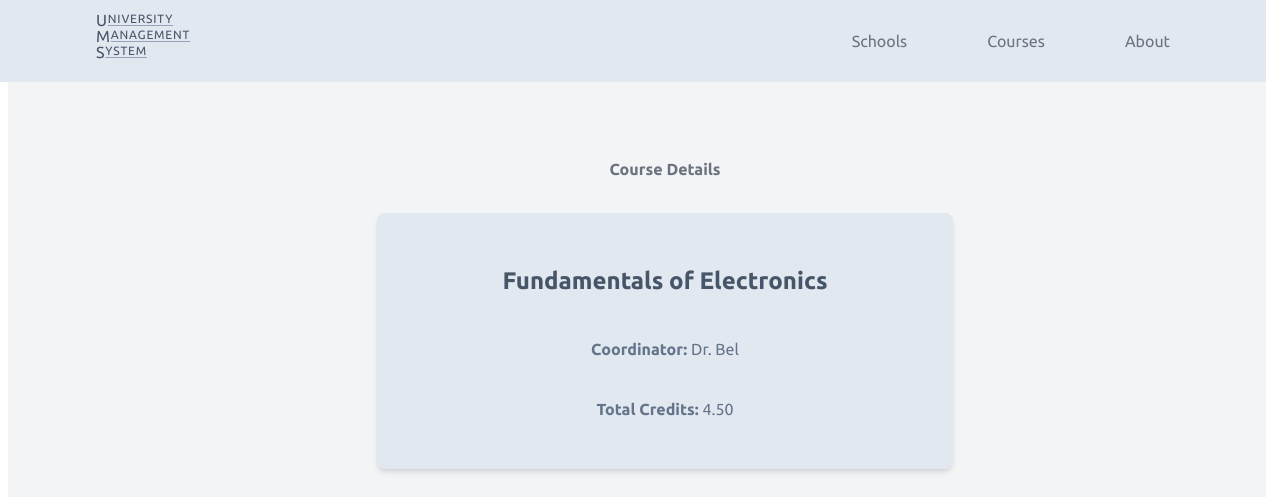
/courses/1, run on the app's committed database.
### courses/models.py (models this page shows)
class Course(models.Model):
    name = models.CharField(max_length=255)
    coordinator = models.CharField(max_length=255)
    total_credits = models.DecimalField(max_digits=6, decimal_places=3)
    school = models.ForeignKey(School, on_delete=models.CASCADE, related_name='courses')

### courses/views.py (the view)
# urls.py: path('<int:id>', views.show, name='courses.show'),
def show(request, id):
    course = get_object_or_404(Course, id=id)
    context = {
        "course": course,
    }
    return render(request, 'courses/show.html', context)

### courses/templates/courses/show.html
{% extends 'common/base.html' %}
{% block content %}
    <div class="content-root">
        <div class="content-container">
            <h4>Course Details</h4>
            <section class="details-card">
                <h2 class="details-card-title">{{ course.name }}</h2>
                <p class="details-card-subtitle"><b>Coordinator:</b> {{ course.coordinator }}</p>
                <p class="details-card-subtitle"><b>Total Credits:</b> {{ course.total_credits|floatformat:2 }}</p>
            </section>
        </div>
    </div>
{% endblock %}

### core/templates/common/base.html (style rules this page uses)
body, a { text-decoration-line: none; font-family: "Ubuntu", sans-serif; }
.content-root { padding: 8rem 2rem; width: 100%; min-height: 100vh; background-color: rgb(243 244 246); }
.content-container { max-width: 36rem; margin-left: auto; margin-right: auto; }
h2 { font-size: 1.5rem; line-height: 2rem; text-align: center; color: rgb(31 41 55); }
h4 { font-size: 1rem; line-height: 1.5rem; text-align: center; color: rgb(107 114 128); }
.details-card { border-radius: 0.5rem; box-shadow: 0 4px 6px -1px rgb(0 0 0 / 0.1), 0 2px 4px -2px rgb(0 0 0 / 0.1); margin-top: 2rem; padding: 2rem; display: flex; flex-direction: column; row-gap: 1rem; background-color: rgb(226 232 240); text-align: center; }
.details-card-title { color: rgb(71 85 105); }
.details-card-subtitle { margin-top: 0.25rem; font-size: 1rem; line-height: 1.5rem; color: rgb(100 116 139); }

### data on the page
Course: name "Fundamentals of Electronics", coordinator "Dr. Bel", total_credits "4.50"
